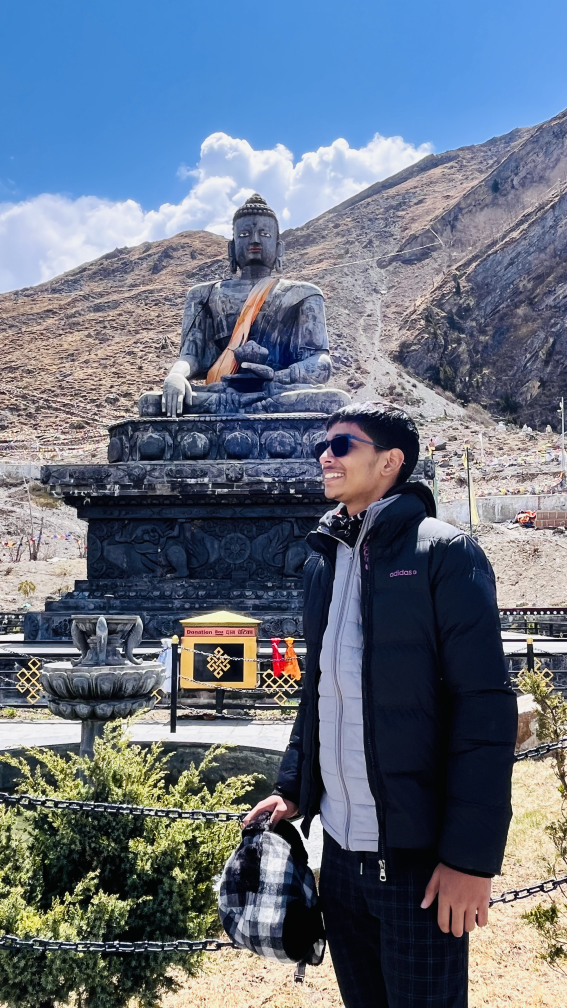
#> input picture L14/IMG_5491.jpg, 2268 x 4032 px, found by its file name (shown at 1/4 size)
$ python 'Image Manipulation Challenge.py'
#> lines starting #> are read from the running program, lines starting #| are printed output that depends on the picture
import cv2
import numpy as np
import os

# ---------- STEP 1: Load the Image ----------
image_path = r'C:\Users\Admin\OneDrive\Desktop\MUDIT CODING CLASS\L14\IMG_5491.jpg'  # Use raw string (r'...') to avoid unicode errors
image = cv2.imread(image_path)
#> image is the input picture: shape (4032, 2268, 3); mean B, G, R 129.8, 113.7, 103.5

if image is None:
    print("Error: Image not found.")
    exit()

# ---------- STEP 2: Rotate the Image ----------
def rotate_image(img, angle):
#> called with angle = 0
    (h, w) = img.shape[:2]
#> h = 4032; w = 2268
    center = (w // 2, h // 2)
#> center = (1134, 2016)
    rotation_matrix = cv2.getRotationMatrix2D(center, angle, 1.0)
#> rotation_matrix = [[1, 0, 0], [0, 1, 0]]
    return cv2.warpAffine(img, rotation_matrix, (w, h))

rotated = rotate_image(image, angle=0)  # Change angle as needed

# ---------- STEP 3: Adjust Brightness ----------
def adjust_brightness(img, value=30):
#> called with value = 40
    hsv = cv2.cvtColor(img, cv2.COLOR_BGR2HSV)
#> hsv: shape (4032, 2268, 3); mean H, S, V 92.4, 97.6, 139
    h, s, v = cv2.split(hsv)
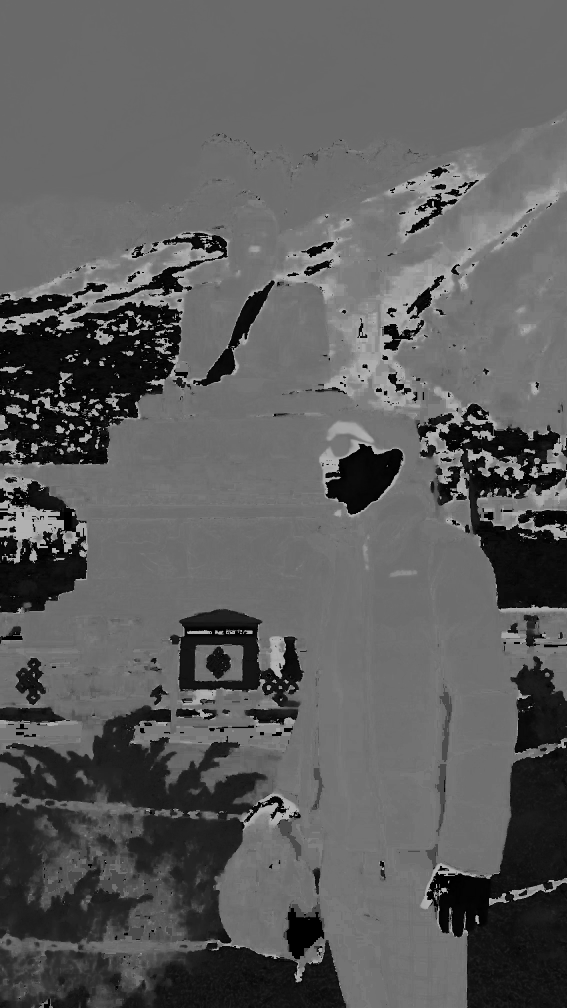
#> h: shape (4032, 2268) (shown at 1/4 size); min 0, max 179, mean 92.4
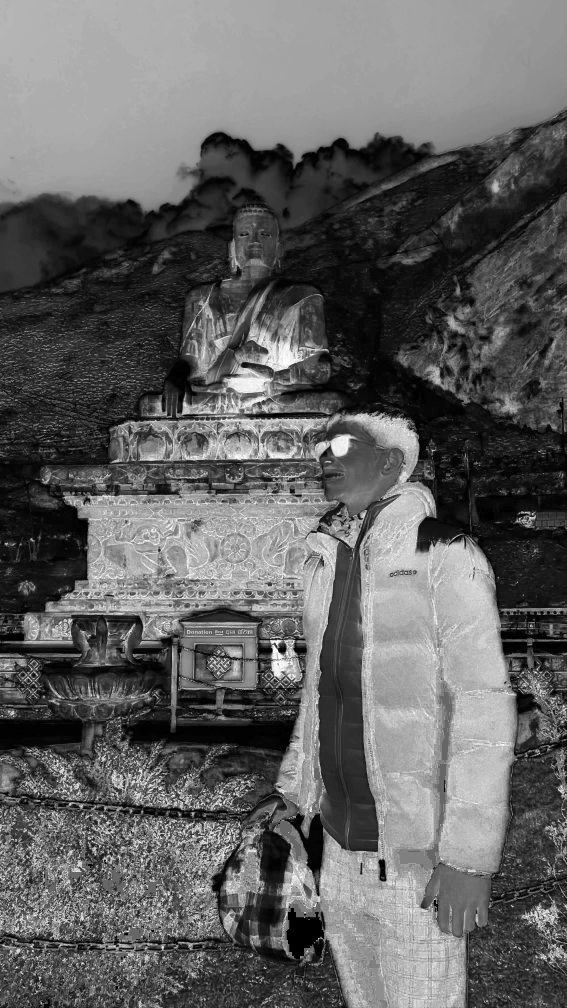
#> s: shape (4032, 2268) (shown at 1/4 size); min 0, max 255, mean 97.6
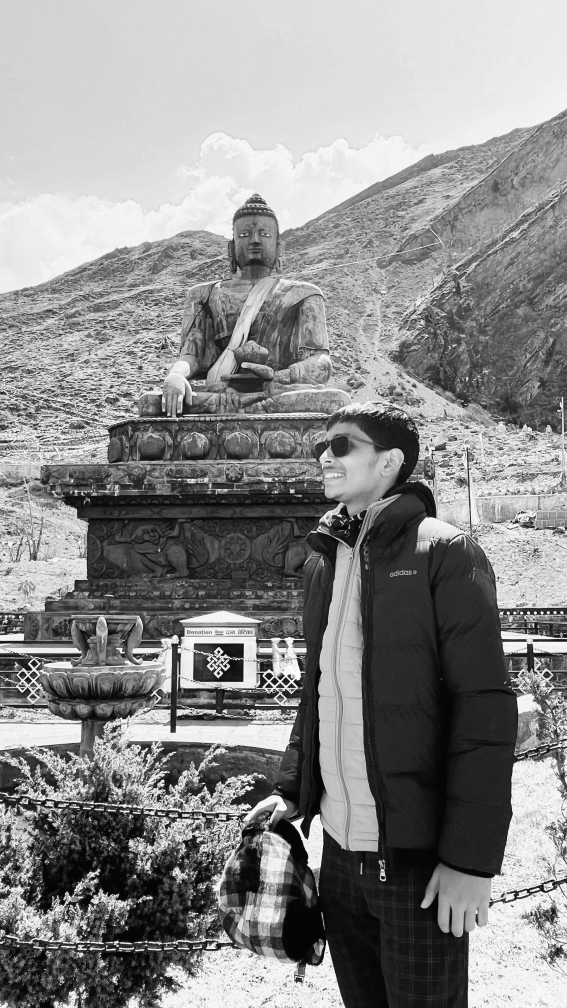
#> v: shape (4032, 2268) (shown at 1/4 size); min 0, max 255, mean 139
    v = np.clip(v + value, 0, 255).astype(np.uint8)
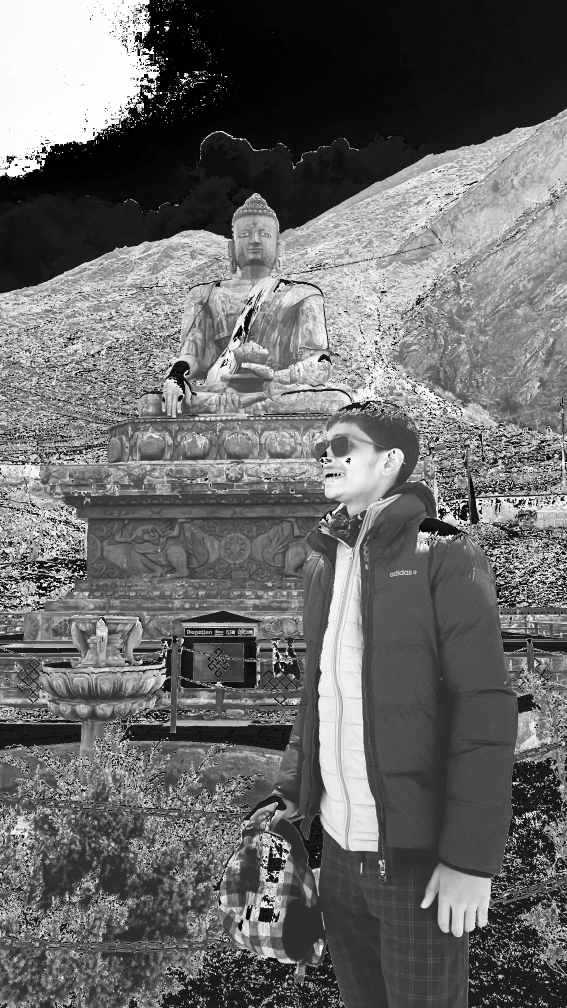
#> v: shape (4032, 2268) (shown at 1/4 size); min 0, max 255, mean 106.1
    bright_hsv = cv2.merge((h, s, v))
#> bright_hsv: shape (4032, 2268, 3); mean H, S, V 92.4, 97.6, 106.1
    return cv2.cvtColor(bright_hsv, cv2.COLOR_HSV2BGR)

brightened = adjust_brightness(rotated, value=40)

# ---------- STEP 4: Crop the Main Subject ----------
def crop_center(img, percent=0.5):
#> called with percent = 0.5
    h, w = img.shape[:2]
#> h = 4032; w = 2268
    new_h, new_w = int(h * percent), int(w * percent)
#> new_h = 2016; new_w = 1134
    start_y, start_x = (h - new_h) // 2, (w - new_w) // 2
#> start_y = 1008
    return img[start_y:start_y+new_h, start_x:start_x+new_w]
#> returned value: shape (2016, 1134, 3)

cropped = crop_center(brightened, percent=0.5)

# ---------- STEP 5: Resize for Display ----------
def resize_for_display(img, max_width=800):
#> called with max_width = 800
    h, w = img.shape[:2]
    if w > max_width:
        scaling_factor = max_width / w
        new_size = (int(w * scaling_factor), int(h * scaling_factor))
        return cv2.resize(img, new_size, interpolation=cv2.INTER_AREA)
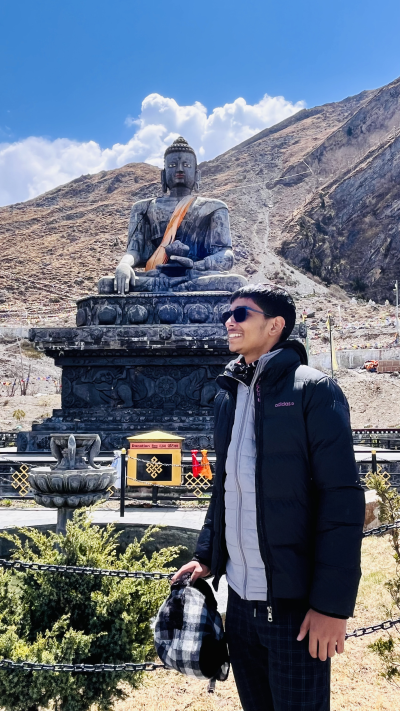
#> returned value: shape (1422, 800, 3) (shown at 1/2 size); mean of channels 0, 1, 2 129.8, 113.7, 103.5; drawn as B, G, R
    return img

# ---------- STEP 6: Save the Final Image ----------
output_path = os.path.join(os.getcwd(), 'edited_image.jpg')
cv2.imwrite(output_path, cropped)
print(f"Image successfully saved as '{output_path}'.")

# ---------- STEP 7: Display Each Step (Resized) ----------
cv2.imshow("Original", resize_for_display(image))
cv2.imshow("Rotated", resize_for_display(rotated))
cv2.imshow("Brightened", resize_for_display(brightened))
#> call 3 of resize_for_display, with max_width = 800
#> in resize_for_display (call 3), `return cv2.resize(img, new_size, interpolation=cv2.INTER_AREA)`:
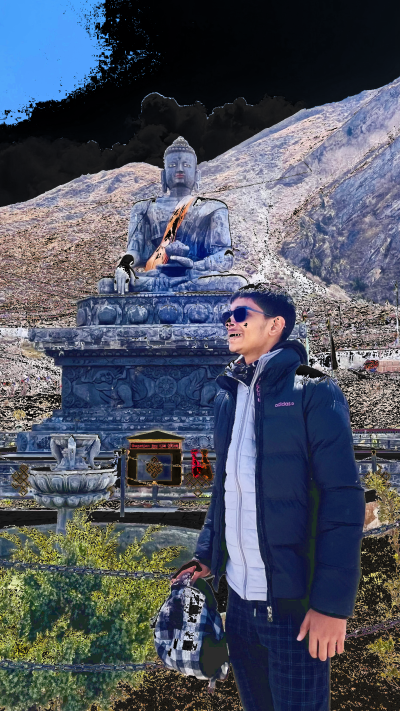
#> returned value: shape (1422, 800, 3) (shown at 1/2 size); mean of channels 0, 1, 2 97.7, 84, 78.6; drawn as B, G, R
cv2.imshow("Cropped", resize_for_display(cropped))
#> call 4 of resize_for_display, with max_width = 800
#> in resize_for_display (call 4), `return cv2.resize(img, new_size, interpolation=cv2.INTER_AREA)`:
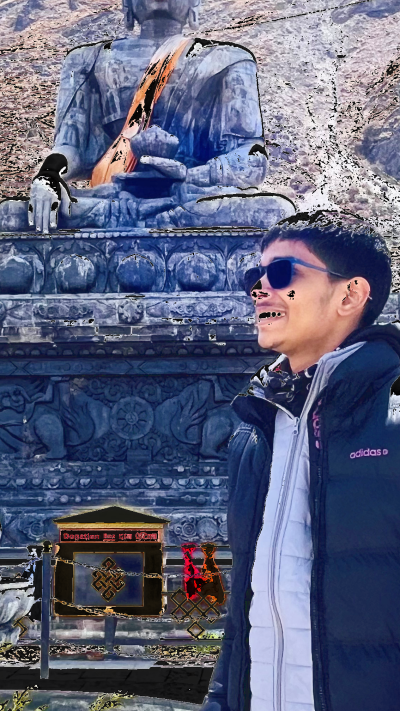
#> returned value: shape (1422, 800, 3) (shown at 1/2 size); mean of channels 0, 1, 2 123.3, 97.4, 92.9; drawn as B, G, R
cv2.waitKey(0)
cv2.destroyAllWindows()

$ run again, with L14/example.jpg copied over L14/IMG_5491.jpg
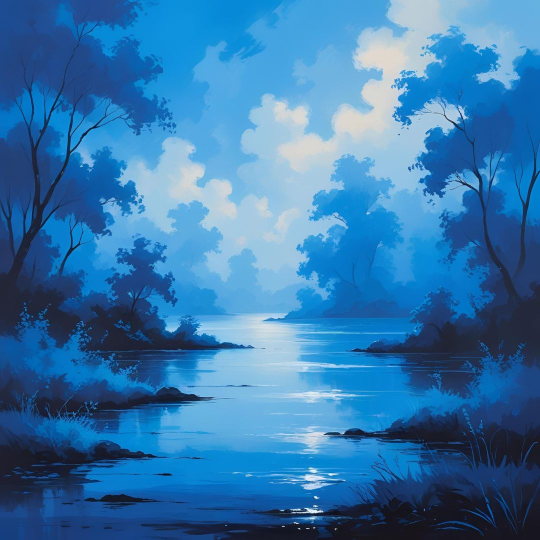
#> input picture L14/example.jpg, 1080 x 1080 px, found by its file name (shown at 1/2 size)
#> image is the input picture: shape (1080, 1080, 3); mean B, G, R 171.6, 119.2, 54.6
#> hsv: shape (1080, 1080, 3); mean H, S, V 104.2, 174.4, 171.7
#> in adjust_brightness, `v = np.clip(v + value, 0, 255).astype(np.uint8)`:
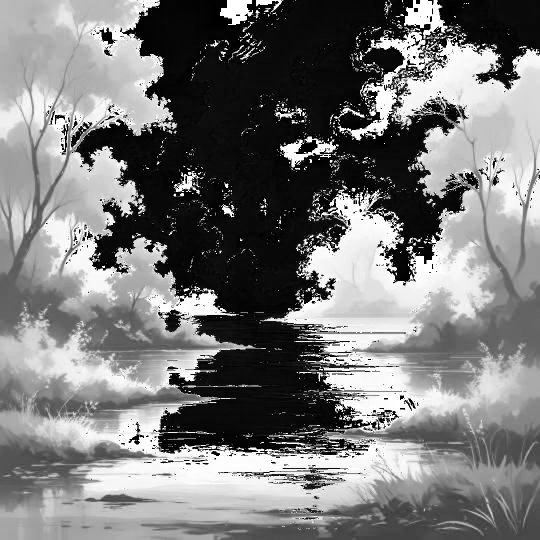
#> v: shape (1080, 1080) (shown at 1/2 size); min 0, max 255, mean 121.2
#> bright_hsv: shape (1080, 1080, 3); mean H, S, V 104.2, 174.4, 121.2
#> in resize_for_display (call 3), `return cv2.resize(img, new_size, interpolation=cv2.INTER_AREA)`:
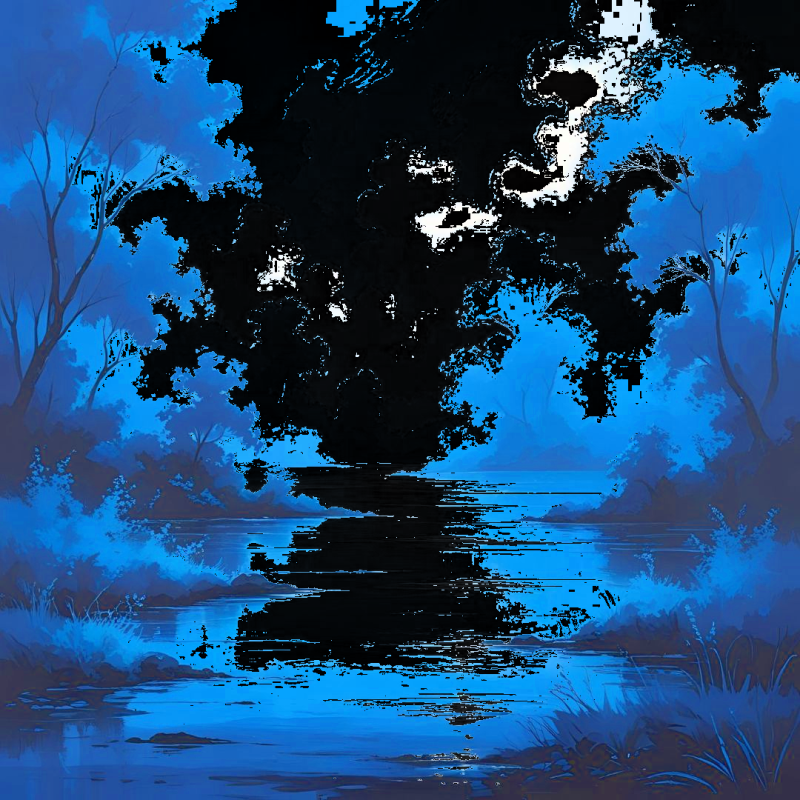
#> returned value: shape (800, 800, 3); mean of channels 0, 1, 2 121.2, 73.5, 23.8; drawn as B, G, R
